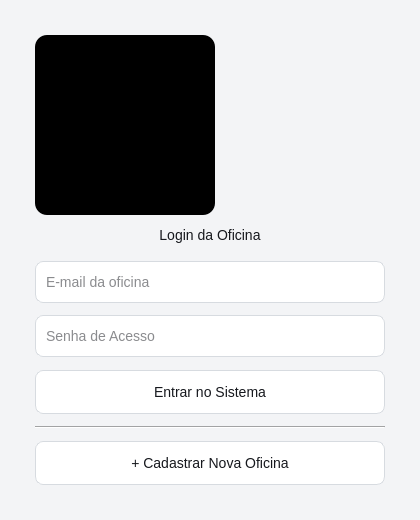
<?xml version='1.0' encoding='UTF-8'?>
<ui version="4.0">
 <class>LoginDialog</class>
 <widget class="QDialog" name="LoginDialog">
  <property name="geometry">
   <rect>
    <x>0</x>
    <y>0</y>
    <width>420</width>
    <height>520</height>
   </rect>
  </property>
  <property name="windowTitle">
   <string>AutoFlow · Acesso da oficina</string>
  </property>
  <layout class="QVBoxLayout" name="verticalLayout">
   <property name="spacing">
    <number>12</number>
   </property>
   <property name="leftMargin">
    <number>35</number>
   </property>
   <property name="topMargin">
    <number>35</number>
   </property>
   <property name="rightMargin">
    <number>35</number>
   </property>
   <property name="bottomMargin">
    <number>35</number>
   </property>
   <item>
    <widget class="QLabel" name="lblLogo">
     <property name="text">
      <string />
     </property>
     <property name="alignment">
      <set>Qt::AlignCenter</set>
     </property>
     <property name="pixmap">
      <pixmap>assets/logo-autoflow.jpg</pixmap>
     </property>
     <property name="scaledContents">
      <bool>true</bool>
     </property>
     <property name="minimumSize">
      <size>
       <width>180</width>
       <height>180</height>
      </size>
     </property>
     <property name="maximumSize">
      <size>
       <width>180</width>
       <height>180</height>
      </size>
     </property>
    </widget>
   </item>
   <item>
    <widget class="QLabel" name="lblSubtitulo">
     <property name="text">
      <string>Login da Oficina</string>
     </property>
     <property name="alignment">
      <set>Qt::AlignCenter</set>
     </property>
    </widget>
   </item>
   <item>
    <spacer name="spacerUpper">
     <property name="orientation">
      <enum>Qt::Vertical</enum>
     </property>
     <property name="sizeHint" stdset="0">
      <size>
       <width>20</width>
       <height>15</height>
      </size>
     </property>
    </spacer>
   </item>
   <item>
    <widget class="QLineEdit" name="txtUsuario">
     <property name="minimumSize">
      <size>
       <width>0</width>
       <height>42</height>
      </size>
     </property>
     <property name="placeholderText">
      <string>E-mail da oficina</string>
     </property>
    </widget>
   </item>
   <item>
    <widget class="QLineEdit" name="txtSenha">
     <property name="minimumSize">
      <size>
       <width>0</width>
       <height>42</height>
      </size>
     </property>
     <property name="echoMode">
      <enum>QLineEdit::Password</enum>
     </property>
     <property name="placeholderText">
      <string>Senha de Acesso</string>
     </property>
    </widget>
   </item>
   <item>
    <spacer name="spacerMiddle">
     <property name="orientation">
      <enum>Qt::Vertical</enum>
     </property>
     <property name="sizeHint" stdset="0">
      <size>
       <width>20</width>
       <height>10</height>
      </size>
     </property>
    </spacer>
   </item>
   <item>
    <widget class="QPushButton" name="btnEntrar">
     <property name="minimumSize">
      <size>
       <width>0</width>
       <height>45</height>
      </size>
     </property>
     <property name="cursor">
      <cursorShape>PointingHandCursor</cursorShape>
     </property>
     <property name="text">
      <string>Entrar no Sistema</string>
     </property>
     <property name="primary" stdset="0">
      <bool>true</bool>
     </property>
    </widget>
   </item>
   <item>
    <widget class="QFrame" name="line">
     <property name="frameShape">
      <enum>QFrame::HLine</enum>
     </property>
     <property name="frameShadow">
      <enum>QFrame::Sunken</enum>
     </property>
    </widget>
   </item>
   <item>
    <widget class="QPushButton" name="btnCadastrarOficina">
     <property name="minimumSize">
      <size>
       <width>0</width>
       <height>40</height>
      </size>
     </property>
     <property name="cursor">
      <cursorShape>PointingHandCursor</cursorShape>
     </property>
     <property name="text">
      <string>+ Cadastrar Nova Oficina</string>
     </property>
    </widget>
   </item>
  </layout>
  <property name="styleSheet">
   <string>QWidget {background:#F3F4F6;color:#16181D;font-family:"Segoe UI";font-size:14px;}
QLabel {background:transparent;}
QFrame#sidebar {background:#16181D;border:0;}
QFrame#sidebar QLabel {color:#CCD1D8;}
QLabel#lblLogo {background:#000000;border-radius:12px;}
QFrame[class="statCard"], QFrame#card1, QFrame#card2, QFrame#card3, QFrame#card4 {background:#FFFFFF;border:1px solid #D7DBE0;border-radius:12px;}
QLabel[class="cardValue"] {font-size:28px;font-weight:bold;color:#16181D;}
QLabel[class="cardTitle"] {color:#586171;}
QPushButton {background:#FFFFFF;color:#16181D;border:1px solid #D7DBE0;border-radius:8px;padding:10px 16px;min-height:22px;}
QPushButton:hover {background:#E9ECF0;}
QPushButton[primary="true"] {background:#C62828;color:#FFFFFF;border:1px solid #C62828;font-weight:bold;}
QPushButton[primary="true"]:hover {background:#A61F1F;}
QPushButton:disabled {background:#D7DBE0;color:#586171;}
QFrame#sidebar QPushButton {background:transparent;color:#CCD1D8;border:0;text-align:left;padding:12px;}
QFrame#sidebar QPushButton:hover {background:#30343B;color:#FFFFFF;}
QFrame#sidebar QPushButton:checked {background:#C62828;color:#FFFFFF;}
QPushButton:focus, QLineEdit:focus, QComboBox:focus, QTextEdit:focus {border:2px solid #2058A5;}
QLineEdit, QComboBox, QTextEdit, QSpinBox, QDateEdit {background:#FFFFFF;color:#16181D;border:1px solid #D7DBE0;border-radius:8px;padding:8px;min-height:24px;selection-background-color:#C62828;selection-color:#FFFFFF;}
QTableWidget, QTableView {background:#FFFFFF;color:#16181D;alternate-background-color:#F3F4F6;gridline-color:#D7DBE0;border:1px solid #D7DBE0;border-radius:8px;selection-background-color:#FBEAEA;selection-color:#16181D;}
QHeaderView::section {background:#E9ECF0;color:#586171;padding:10px;border:0;border-bottom:1px solid #D7DBE0;font-weight:bold;}
QScrollBar:vertical {background:#F3F4F6;width:12px;}
QScrollBar::handle:vertical {background:#A8AFBA;border-radius:6px;min-height:24px;}
</string>
  </property>
 </widget>
 <resources />
 <connections />
</ui>
